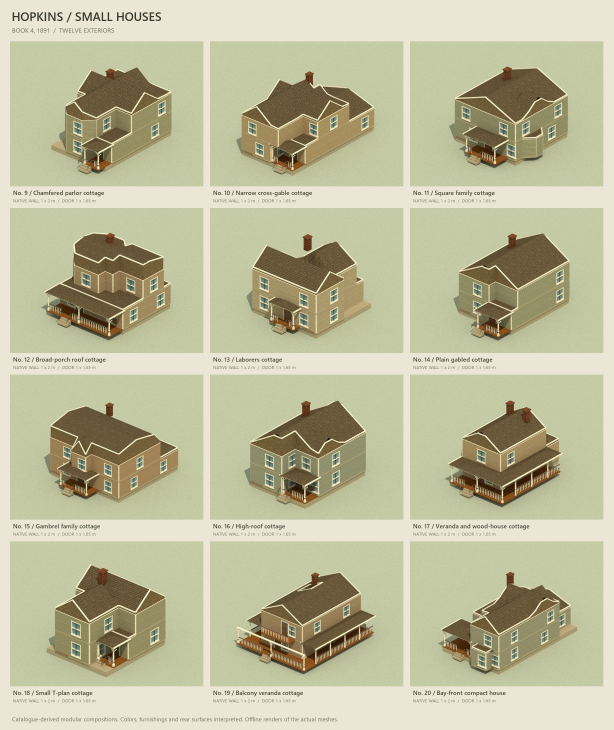
#> input picture docs/art/hopkins-housing-v1/previews/collection.jpg, 1840 x 2190 px, given in place of hopkins-4-13-exterior-0.jpg, which was not available (shown at 1/3 size)
$ python build-review.py
#> lines starting #> are read from the running program, lines starting #| are printed output that depends on the picture; pictures that were not available may be replaced by others from this repository, and a replacement may not be noted
from pathlib import Path
from PIL import Image, ImageDraw, ImageFont, ImageOps
root=Path(__file__).resolve().parents[3];docs=root/'docs/art/nautilus-windows-v1';out=docs/'previews';out.mkdir(parents=True,exist_ok=True)
font=lambda n:ImageFont.truetype('C:/Windows/Fonts/segoeui.ttf',n)
strong=lambda n:ImageFont.truetype('C:/Windows/Fonts/seguisb.ttf',n)
sheet=Image.new('RGB',(2000,1660),'#ece6d7');d=ImageDraw.Draw(sheet)
#> after `sheet = Image.new('RGB', (2000, 1660), '#ece6d7')`:
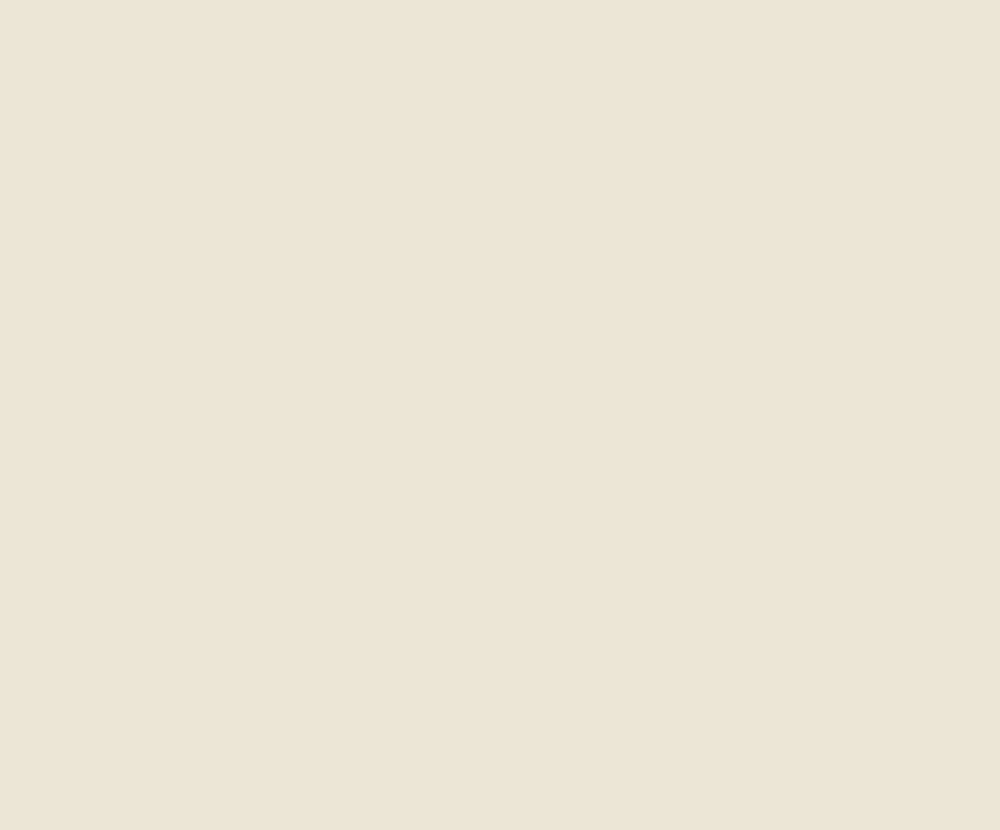
#> sheet: PIL image 2000x1660 RGB (shown at 1/2 size); mean R, G, B 236, 230, 215
d.text((36,25),'NAUTILUS / CENTERED PERIOD WINDOWS',font=strong(37),fill='#39382d')
d.text((38,81),'2 m bay = 0.5 m wall + 1 m opening + 0.5 m wall / native scale',font=font(23),fill='#68634f')
items=[('hopkins-4-13-exterior-0','No. 13 / centered sash on upper front chamber'),('hopkins-4-15-exterior-0','No. 15 / centered sash in clapboard gable'),('hopkins-4-13-cutaway-1','No. 13 / existing upper room plan'),('hopkins-4-15-cutaway-1','No. 15 / existing upper room plan')]
figures=[]
for i,(id,label) in enumerate(items):
 x=30+(i%2)*990;y=130+(i//2)*720;im=ImageOps.contain(Image.open(root/f'docs/art/hopkins-housing-v1/previews/{id}.jpg'),(950,650));sheet.paste(im,(x+(950-im.width)//2,y+(650-im.height)//2));d.text((x+10,y+658),label,font=strong(23),fill='#484737')
#> after `im = ImageOps.contain(Image.open(root / f'docs/art/hopkins-housing-v1/`:
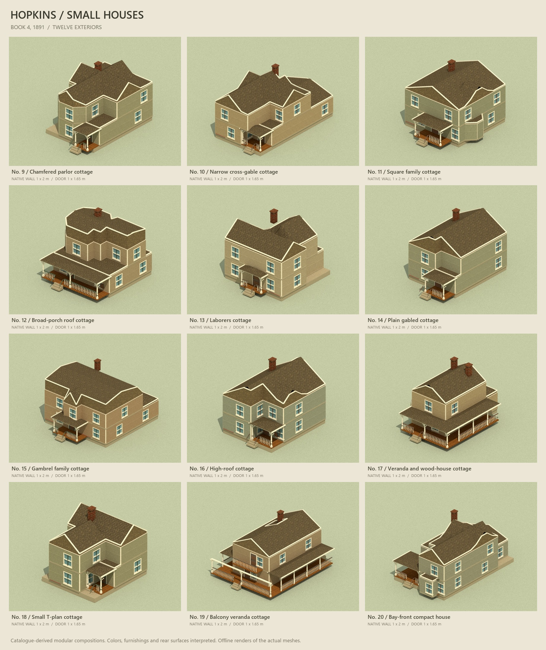
#> im: PIL image 546x650 RGB; mean R, G, B 189.8, 188.2, 156.3
#> after `sheet.paste(im, (x + (950 - im.width) // 2, y + (650 - im.height) // 2`:
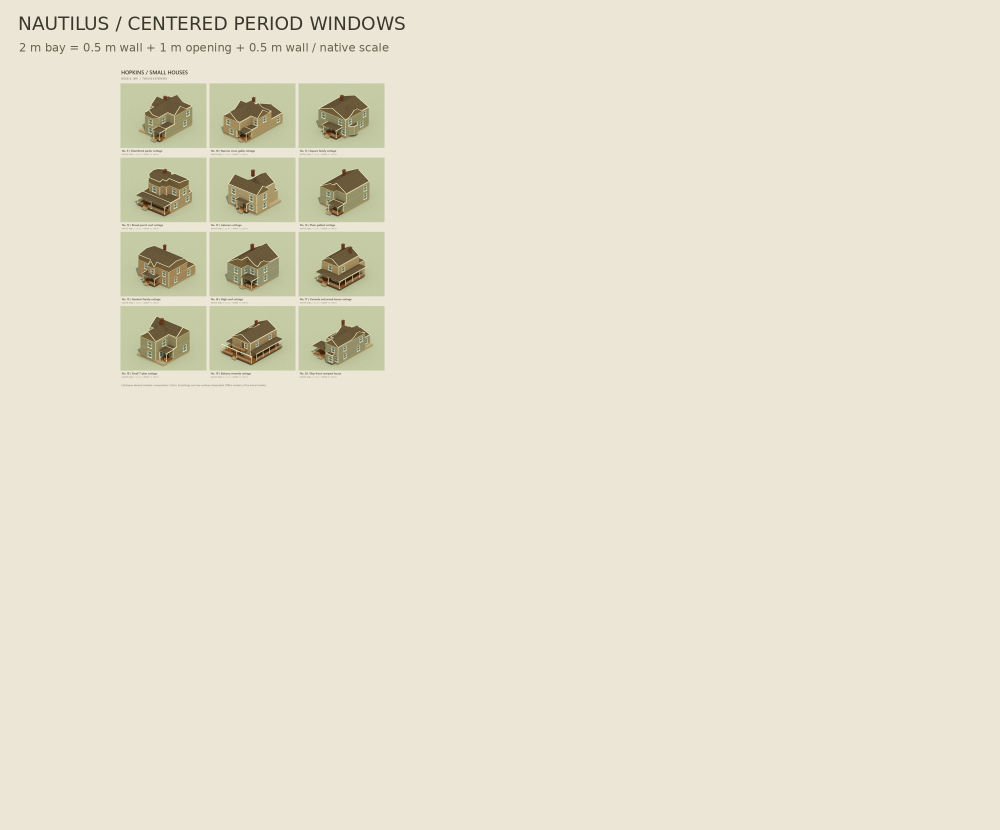
#> sheet: PIL image 2000x1660 RGB (shown at 1/2 size); mean R, G, B 230.6, 225.1, 208.3
 figures.append(f'<figure><img src="../hopkins-housing-v1/previews/{id}.jpg" alt="{label}"><figcaption>{label}</figcaption></figure>')
#> pass 2 of the loop `for i,(id,label) in enumerate(items):`:
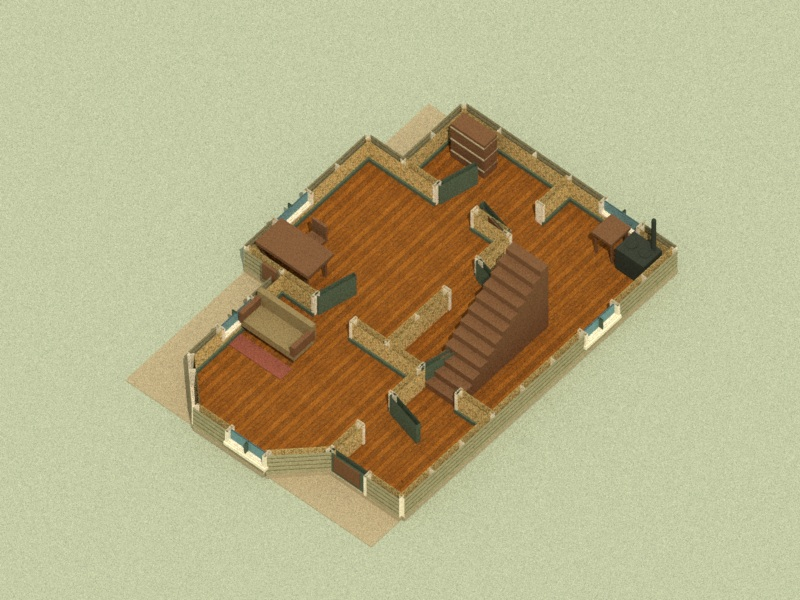
#> input picture docs/art/hopkins-housing-v1/previews/hopkins-4-09-cutaway-0.jpg, 800 x 600 px, given in place of hopkins-4-15-exterior-0.jpg, which was not available
#> im: PIL image 867x650 RGB
#> `sheet.paste(im, (x + (950 - im.width) // 2, y + (650 - im.height) // 2`:
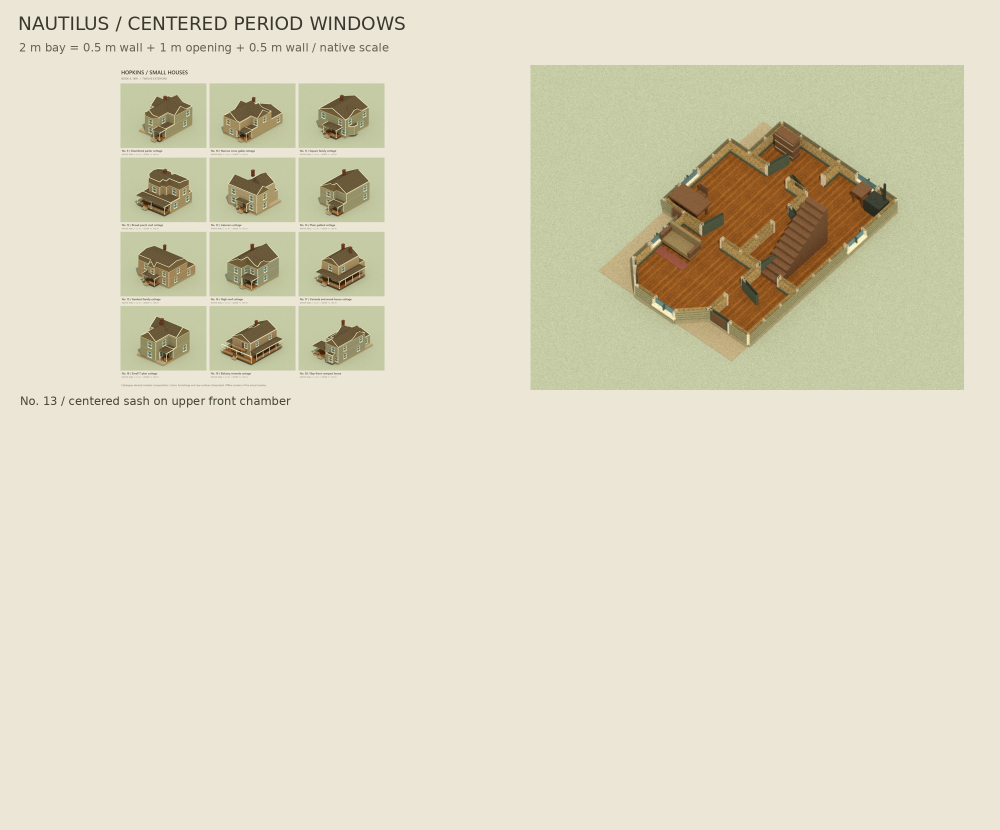
#> sheet: PIL image 2000x1660 RGB (shown at 1/2 size); mean R, G, B 221.3, 215.8, 194.7
#> (the run stopped early here; a loop or call above may not have finished)
